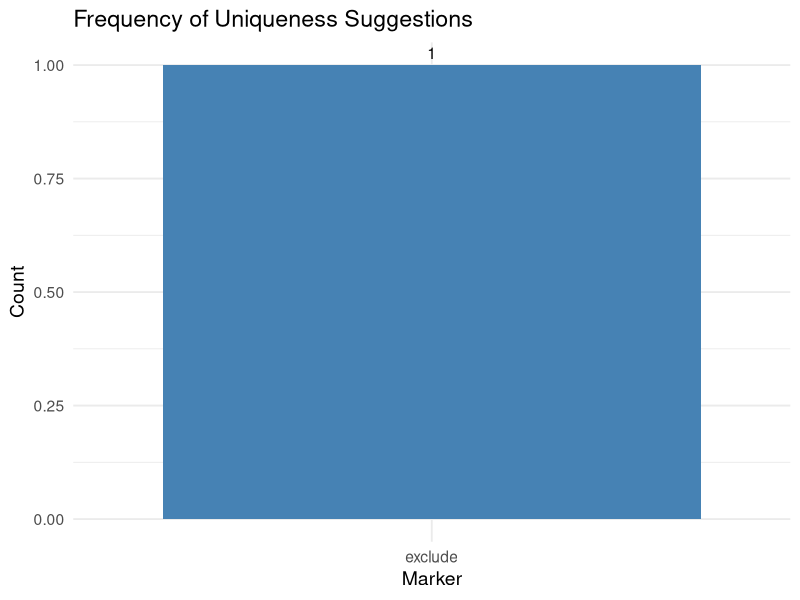
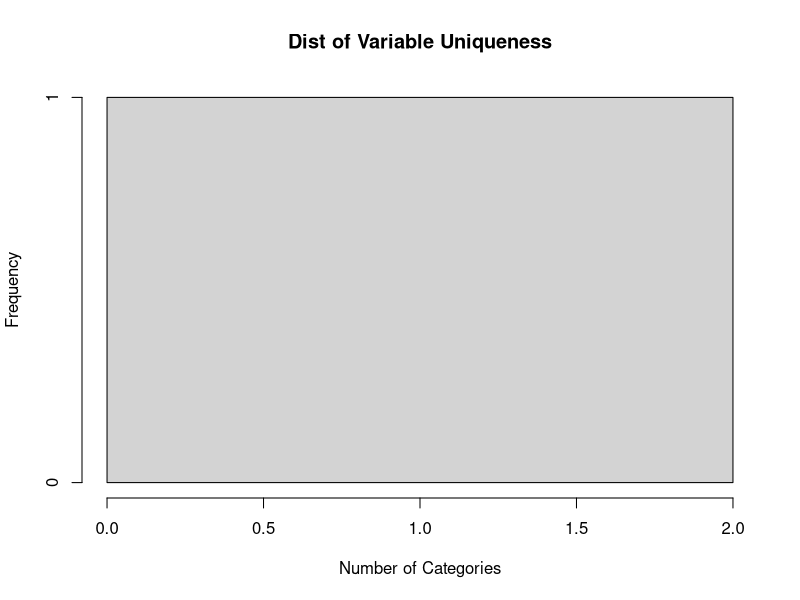

These figures' R source, in order:

library(dplyr)
library(ggplot2)

data_19to21 <- read.csv("data/AnnualPopulationSurvey_Jan2019_Dec2021.csv")


### Num of unique vals per col
uniques <- sapply(data_19to21, function(x) length(unique(x)))

uniques_df <- data.frame(
  var_name = names(uniques),
  level_count = as.integer(uniques),
  row.names = NULL
  )

uniques_df <- uniques_df[order(-uniques_df$level_count), ]


###Proportions
uniqueness_ratio <- sapply(data_19to21, function(x) length(unique(x)) / length(x))

uniqueness_df <- data.frame(
  var_name = names(uniqueness_ratio),
  ratio = as.numeric(uniqueness_ratio),
  row.names = NULL
)

uniqueness_df <- uniqueness_df[order(-uniqueness_df$ratio), ]

###Merge and sort

diagnostics <- merge(uniques_df, uniqueness_df, by="var_name")

diagnostics$marker <- with(diagnostics, ifelse(
  level_count > 200 | ratio > 0.05, "exclude",
  ifelse(level_count > 100, "supplementary",
  ifelse(level_count > 50, "review", "ok"))
))


head(diagnostics[order(-diagnostics$level_count),], 30)

head(diagnostics[order(-diagnostics$ratio), ], 30)

ggplot(diagnostics, aes(x=marker)) + geom_bar(fill="steelblue") + 
  geom_text(
    stat = "count",
    aes(label=..count..),
    vjust = -0.5,
    size=4
  ) +
  labs(
  title="Frequency of Uniqueness Suggestions",
  x="Marker",
  y="Count"
) + theme_minimal(base_size=14)

hist(diagnostics$level_count, breaks=50, main="Dist of Variable Uniqueness", xlab="Number of Categories")

excludes <- diagnostics$var_name[diagnostics$marker=="exclude"]
to_keep <- c("GROSS99", "HOURPAY", "HRRATE", "NET99", "USNETPAY", "USUGPAY", "GRSSWK", "NETWK", "SECNET", "SECGRO", "TOTAC2", "TOTUS2", "TOTAC1", "GRSSWK2", "ACTHR", "USUHR", "NETWK2", "soc20S", "HRRATE2")

excludes <- setdiff(excludes, to_keep)

review <- diagnostics$var_name[diagnostics$marker=="review"]
review_okayed <- c("")

excludes <- c(excludes, setdiff(review, review_okayed))
